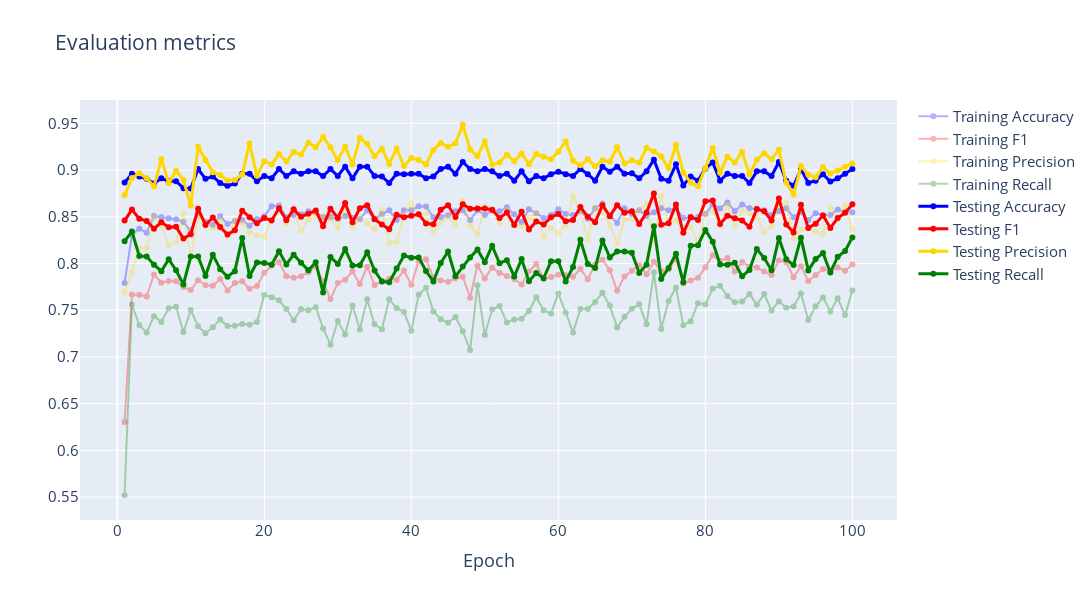

Notebook code for this chart:
### Markdown cell above
### Graph evaluation metrics

### Code cell
fig = go.Figure()

fig.add_trace(go.Scatter(x=formatted_results_df['epoch'], y=formatted_results_df['train_accuracy'], name= 'Training Accuracy',\
                         opacity=0.3, mode='lines+markers', line_color='blue', line_width= 2))
fig.add_trace(go.Scatter(x=formatted_results_df['epoch'], y=formatted_results_df['train_f1'], name= 'Training F1',\
                         opacity=0.3, mode='lines+markers', line_color='red', line_width= 2))
fig.add_trace(go.Scatter(x=formatted_results_df['epoch'], y=formatted_results_df['train_precision'], name= 'Training Precision',\
                         opacity=0.3, mode='lines+markers', line_color='gold', line_width= 2))
fig.add_trace(go.Scatter(x=formatted_results_df['epoch'], y=formatted_results_df['train_recall'], name= 'Training Recall',\
                         opacity=0.3, mode='lines+markers', line_color='green', line_width= 2))

fig.add_trace(go.Scatter(x=formatted_results_df['epoch'], y=formatted_results_df['test_accuracy'], name= 'Testing Accuracy',\
                         mode='lines+markers', line_color='blue', line_width= 3))
fig.add_trace(go.Scatter(x=formatted_results_df['epoch'], y=formatted_results_df['test_f1'], name= 'Testing F1',\
                         mode='lines+markers', line_color='red', line_width= 3))
fig.add_trace(go.Scatter(x=formatted_results_df['epoch'], y=formatted_results_df['test_precision'], name= 'Testing Precision',\
                         mode='lines+markers', line_color='gold', line_width= 3))
fig.add_trace(go.Scatter(x=formatted_results_df['epoch'], y=formatted_results_df['test_recall'], name= 'Testing Recall',\
                         mode='lines+markers', line_color='green', line_width= 3))

fig.update_layout(
    title="Evaluation metrics",
    xaxis_title="Epoch",
    font=dict(size=15),
    width=1300, 
    height=600)
fig.show()
